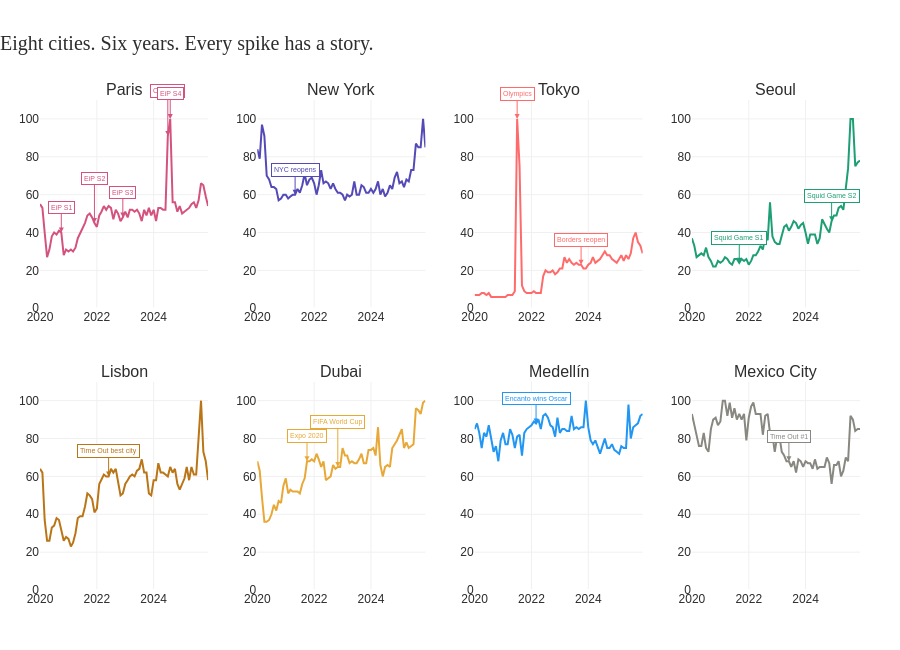

The notebook cell saved with this chart:
### Markdown cell above
## Act 1 — The City Map

Search interest is not the same as footfall. It is something 
more useful, 
it is intent before the decision is made. The 
person who searches "things to do in Medellín" at 11pm on a 
Tuesday has not booked a flight yet. But they are thinking 
about it. And when 82.6 million people a month are thinking 
about Medellín — consistently, across five years, that is 
not a travel trend. That is a cultural shift.

Six years of cultural shifts across eight cities is about to 
tell you more about where the world wants to go than five years 
of tourism board reports ever could. The COVID dip is visible 
in every chart. The recovery is not equal. And the annotations 
tell you exactly what was happening in culture every time a 
city spiked because every spike has a reason, and the reason 
is almost never what the tourism board planned for.

Eight cities. Seventy-two months. Every spike has a story.

### Code cell
# === CHART 1: THE CITY MAP ===

events_dict = {
    'Paris': [
        {'date': '2020-10-01', 'label': 'EiP S1', 'ay': -25},
        {'date': '2021-12-01', 'label': 'EiP S2', 'ay': -45},
        {'date': '2022-12-01', 'label': 'EiP S3', 'ay': -25},
        {'date': '2024-07-01', 'label': 'Olympics', 'ay': -45},
        {'date': '2024-08-01', 'label': 'EiP S4', 'ay': -25},
    ],
    'Seoul': [
        {'date': '2021-09-01', 'label': 'Squid Game S1', 'ay': -25},
        {'date': '2024-12-01', 'label': 'Squid Game S2', 'ay': -25},
    ],
    'Tokyo': [
        {'date': '2021-07-01', 'label': 'Olympics', 'ay': -25},
        {'date': '2023-10-01', 'label': 'Borders reopen', 'ay': -25},
    ],
    'Dubai': [
        {'date': '2021-10-01', 'label': 'Expo 2020', 'ay': -25},
        {'date': '2022-11-01', 'label': 'FIFA World Cup', 'ay': -45},
    ],
    'Medellín': [
        {'date': '2022-03-01', 'label': 'Encanto wins Oscar', 'ay': -25},
    ],
    'Mexico City': [
        {'date': '2023-06-01', 'label': "Time Out #1", 'ay': -25},
    ],
    'Lisbon': [
        {'date': '2022-06-01', 'label': "Time Out best city", 'ay': -25},
    ],
    'New York': [
        {'date': '2021-05-01', 'label': 'NYC reopens', 'ay': -25},
    ]
}
city_list = ['Paris', 'New York', 'Tokyo', 'Seoul',
             'Lisbon', 'Dubai', 'Medellín', 'Mexico City']

positions = {
    'Paris'      : (1, 1),
    'New York'   : (1, 2),
    'Tokyo'      : (1, 3),
    'Seoul'      : (1, 4),
    'Lisbon'     : (2, 1),
    'Dubai'      : (2, 2),
    'Medellín'   : (2, 3),
    'Mexico City': (2, 4)
}

fig = make_subplots(
    rows=2, cols=4,
    subplot_titles=city_list,
    horizontal_spacing=0.06,
    vertical_spacing=0.15
)

for city in city_list:
    row, col = positions[city]
    color = city_colors[city]
    city_data = df_trends[df_trends['City'] == city].copy()

    fig.add_trace(go.Scatter(
        x=city_data['Month'],
        y=city_data['Interest'],
        mode='lines',
        name=city,
        line=dict(color=color, width=2),
        showlegend=False,
        hovertemplate=(
            f"<b>{city}</b><br>"
            "Month: %{x|%B %Y}<br>"
            "Interest: %{y}<extra></extra>"
        )
    ), row=row, col=col)

    if city in events_dict:
        for event in events_dict[city]:
            event_date = pd.to_datetime(event['date'])
            match = city_data[city_data['Month'] == event_date]
            if len(match) == 0:
                continue
            y_val = match['Interest'].values[0]

            fig.add_annotation(
                x=event_date,
                y=y_val,
                text=event['label'],
                showarrow=True,
                arrowhead=2,
                arrowsize=1,
                arrowwidth=1,
                arrowcolor=color,
                font=dict(size=7, color=color, family='Arial'),
                bgcolor='white',
                bordercolor=color,
                borderwidth=1,
                borderpad=2,
                ax=event.get('ax', 0),
                ay=event.get('ay', -30),
                row=row,
                col=col
            )

fig.update_layout(
    title=dict(
        text='Eight cities. Six years. Every spike has a story.',
        font=dict(size=20, color='#2d2d2d', family='Arial Black'),
        x=0, pad=dict(b=20)
    ),
    plot_bgcolor='white',
    paper_bgcolor='white',
    height=650,
    margin=dict(l=40, r=40, t=100, b=60),
    font=dict(family='Arial', color='#2d2d2d'),
    hoverlabel=dict(
        bgcolor='grey',
        bordercolor='#f0f0f0',
        font=dict(size=11, family='Arial'),
        namelength=-1
    )
)

fig.update_xaxes(gridcolor='#f0f0f0', tickformat='%Y', dtick='M24')
fig.update_yaxes(gridcolor='#f0f0f0', range=[0, 110])

fig.write_html('charts/chart1_city_map.html')
fig.write_image('charts/chart1_city_map.png',
                width=1400, height=650, scale=2)
fig.show()
print("Chart 1 saved.")
